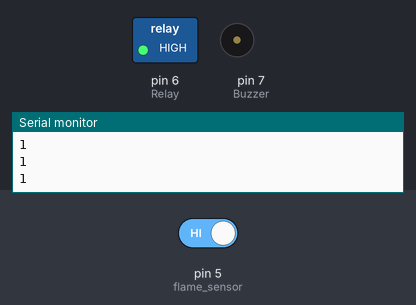
This sketch was run on a simulated Arduino Uno, built with avr-gcc and run on an emulated ATmega328P. Parts: switched loads named in the sketch (green lamp = pin HIGH), buzzer (waves = sounding, pin HIGH), the last lines printed to the serial monitor. Inputs (shaded band) come from the test bench; at power-on: pin 5 (flame_sensor) HIGH.

Above: at 1.2 s.
1.3 s: pin 5 (flame_sensor) driven LOW
At 2.1 s:
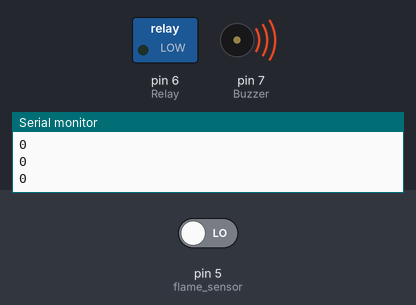
2.9 s: pin 5 (flame_sensor) driven HIGH
At 3.4 s:
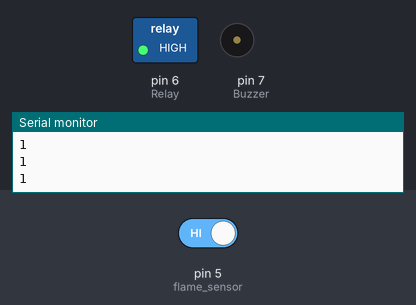
Timing chart, 0 to 5.9 s (numbered marks = the images above; inputs shaded):
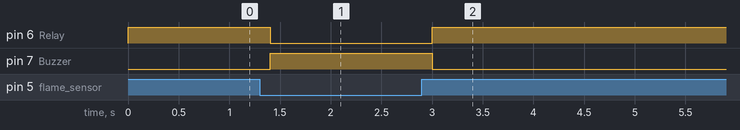

The sketch:

fire_alarm_system.ino
```cpp
int val=0;
void setup() {
  Serial.begin(9600);
  pinMode(5,INPUT); // flame sensor
  pinMode(6,OUTPUT); // Relay
  pinMode(7,OUTPUT); // Buzzer
  digitalWrite(6,HIGH); // Relay

}

void loop() {
  val=digitalRead(5); // flame sensor output pin connected
  Serial.println(val);
  delay(100);
  if(val == 0) {
    digitalWrite(6,LOW);
    digitalWrite(7,HIGH);

  }
  if(val == 1)
  {
    digitalWrite(6,HIGH);
    digitalWrite(7,LOW);

  }

}
```

Measured:
- after the input at 1.3 s, pin 6 (Relay): HIGH → LOW after 0.10 s; pin 7 (Buzzer): LOW → HIGH after 0.10 s
- after the input at 2.9 s, pin 6 (Relay): LOW → HIGH after 0.10 s; pin 7 (Buzzer): HIGH → LOW after 0.10 s
